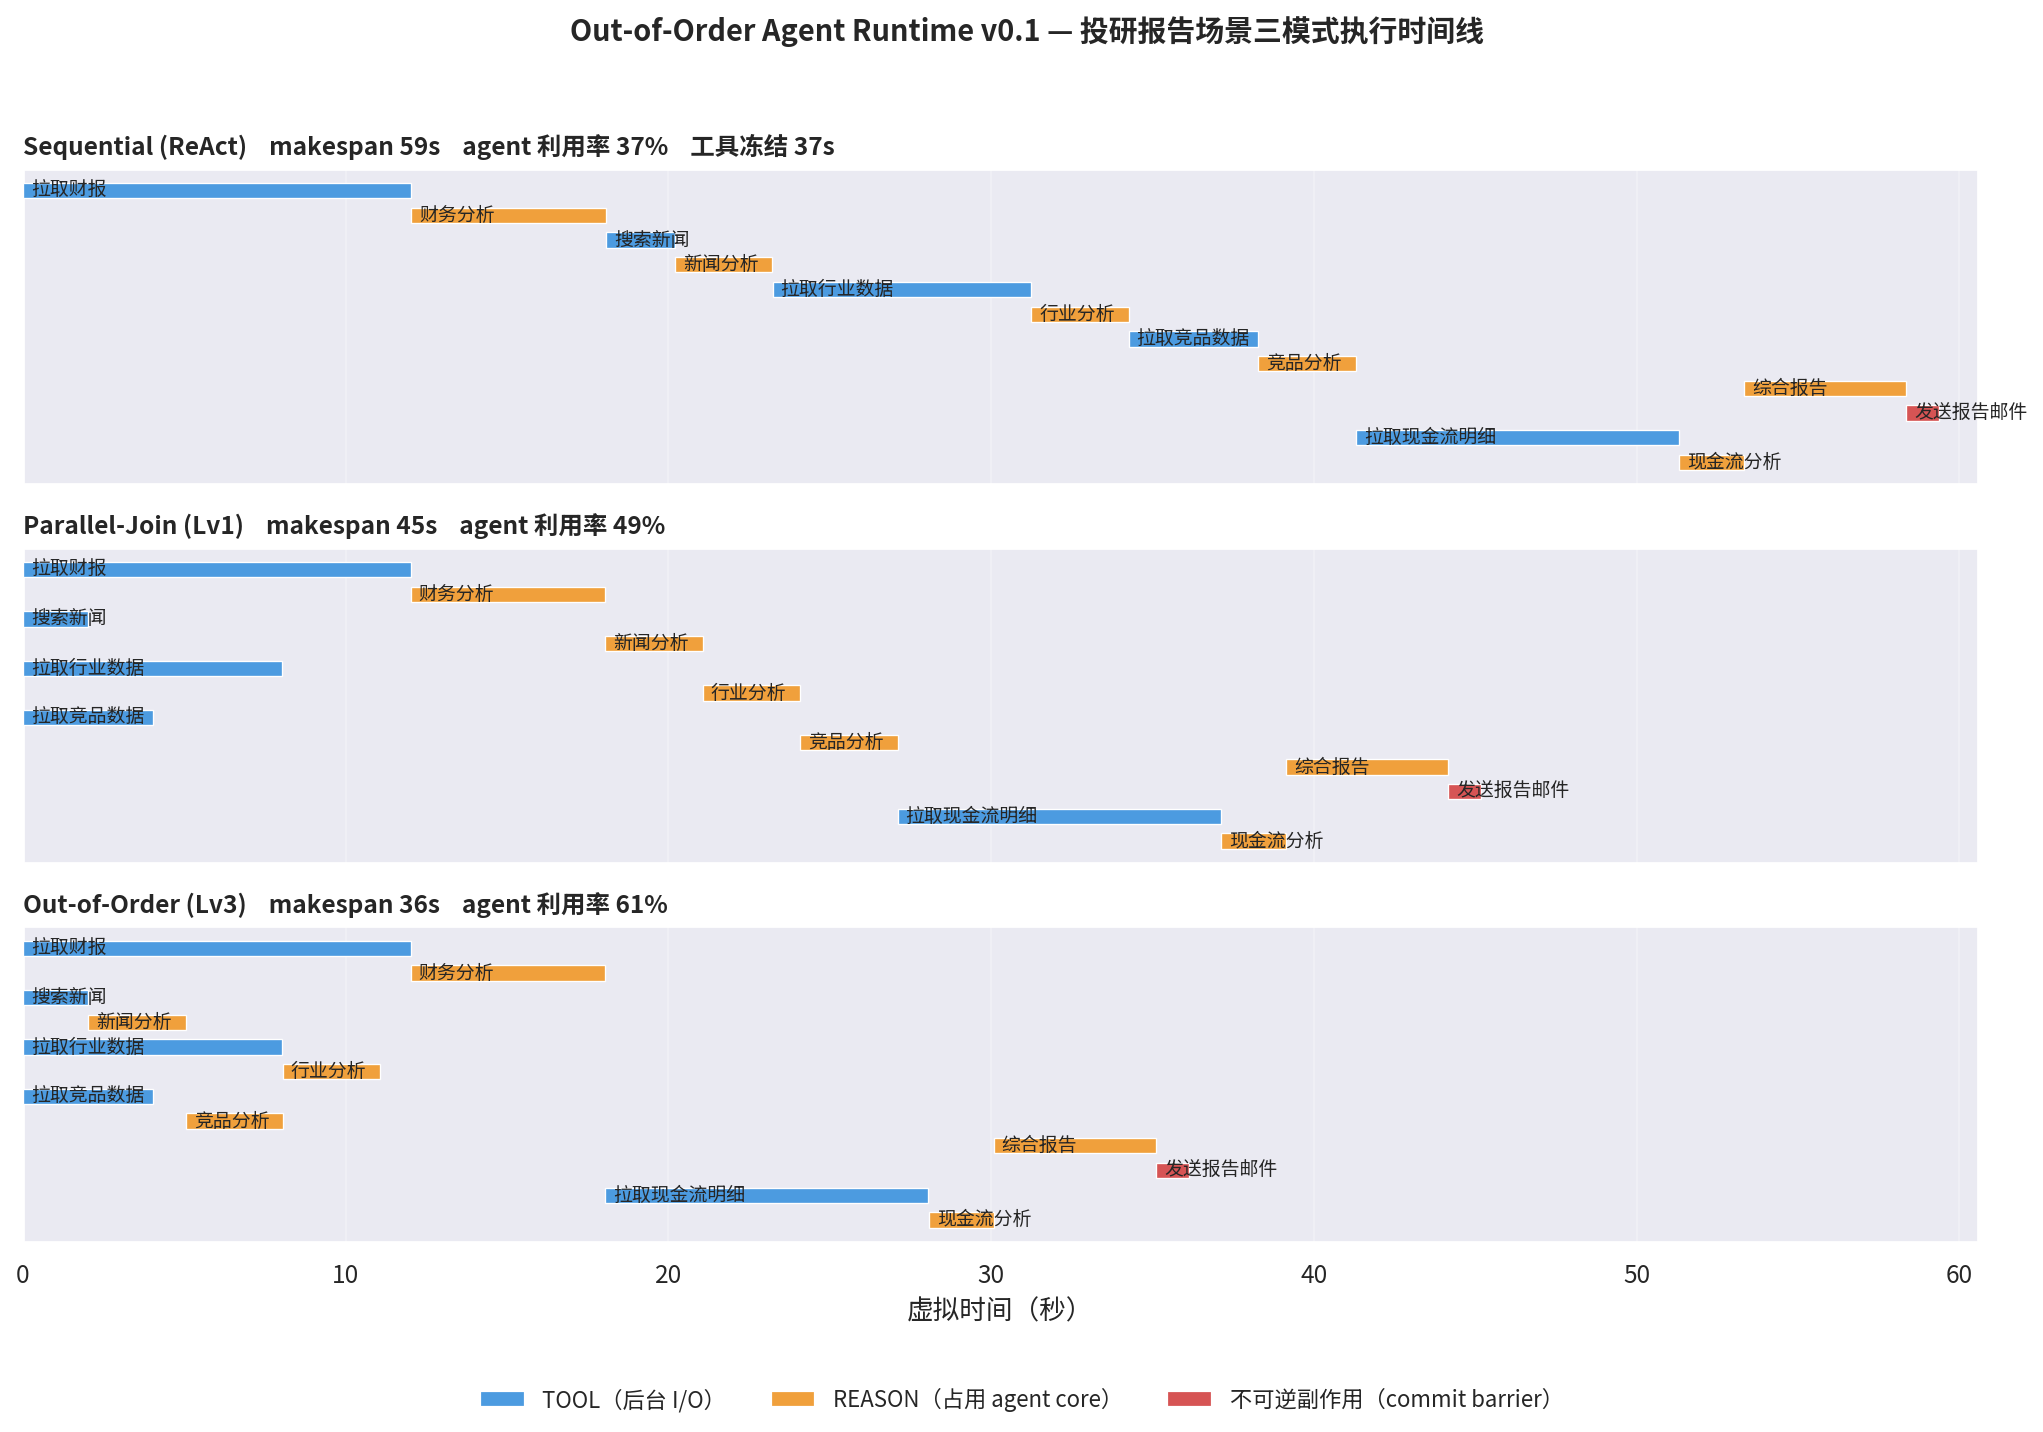

Generate this figure with Python:
"""从 results.json 渲染三模式执行时间线（Gantt）对比图。

运行：python benchmarks/gantt.py
输出：benchmarks/gantt.png
"""

from __future__ import annotations

import json
import sys
from pathlib import Path

sys.path.insert(0, str(Path(sys.executable).parent.parent.parent))
from daimon_runtime import setup_plot  # noqa: E402

setup_plot()

import matplotlib.pyplot as plt  # noqa: E402
from matplotlib.patches import Patch  # noqa: E402

ROOT = Path(__file__).resolve().parent
DATA = json.loads((ROOT / "results.json").read_text(encoding="utf-8"))

COLOR = {"tool": "#4C9BE0", "reason": "#F0A03C"}
IRREVERSIBLE = "#D65454"

fig, axes = plt.subplots(3, 1, figsize=(13, 9), sharex=True)

for ax, run in zip(axes, DATA):
    tasks = run["tasks"]
    names = [t["name"] for t in tasks]
    for i, t in enumerate(tasks):
        color = IRREVERSIBLE if t["effect"] == "irreversible" else COLOR[t["kind"]]
        ax.barh(i, t["end"] - t["start"], left=t["start"], height=0.62,
                color=color, edgecolor="white", linewidth=0.6, zorder=3)
        ax.text(t["start"] + 0.25, i, t["name"], va="center", fontsize=8.5, zorder=4)
    ax.set_yticks([])
    ax.invert_yaxis()
    ax.grid(axis="x", alpha=0.25, zorder=0)
    title = (f"{run['label']}    makespan {run['makespan']:.0f}s"
             f"    agent 利用率 {run['utilization']:.0%}")
    if run["mode"] == "sequential":
        title += f"    工具冻结 {run['agent_blocked_on_tool']:.0f}s"
    ax.set_title(title, loc="left", fontsize=11, fontweight="bold")
    ax.set_xlim(0, max(r["makespan"] for r in DATA) * 1.02)

axes[-1].set_xlabel("虚拟时间（秒）")
legend = [
    Patch(facecolor=COLOR["tool"], label="TOOL（后台 I/O）"),
    Patch(facecolor=COLOR["reason"], label="REASON（占用 agent core）"),
    Patch(facecolor=IRREVERSIBLE, label="不可逆副作用（commit barrier）"),
]
fig.legend(handles=legend, loc="lower center", ncol=3, frameon=False, fontsize=10)
fig.suptitle("Out-of-Order Agent Runtime v0.1 — 投研报告场景三模式执行时间线", fontsize=13, fontweight="bold")
fig.tight_layout(rect=[0, 0.05, 1, 0.96])

out = ROOT / "gantt.png"
fig.savefig(out, bbox_inches="tight", dpi=160)
print(f"saved: {out}")
